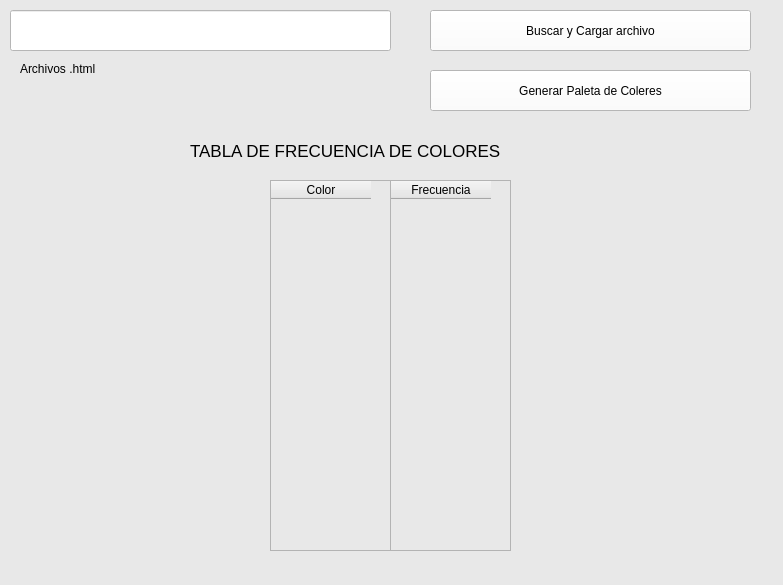
<?xml version="1.0" encoding="UTF-8"?>
<ui version="4.0">
 <class>Form</class>
 <widget class="QWidget" name="Form">
  <property name="geometry">
   <rect>
    <x>0</x>
    <y>0</y>
    <width>783</width>
    <height>585</height>
   </rect>
  </property>
  <property name="windowTitle">
   <string>Form</string>
  </property>
  <property name="styleSheet">
   <string notr="true">background-color: rgb(207, 207, 207);
background-color: rgb(232, 232, 232);</string>
  </property>
  <widget class="QLineEdit" name="lineEditCargarArchivo">
   <property name="geometry">
    <rect>
     <x>10</x>
     <y>10</y>
     <width>381</width>
     <height>41</height>
    </rect>
   </property>
   <property name="font">
    <font>
     <pointsize>9</pointsize>
    </font>
   </property>
   <property name="styleSheet">
    <string notr="true">background-color: rgb(255, 255, 255);</string>
   </property>
  </widget>
  <widget class="QPushButton" name="btnCargarArchivo">
   <property name="geometry">
    <rect>
     <x>430</x>
     <y>10</y>
     <width>321</width>
     <height>41</height>
    </rect>
   </property>
   <property name="font">
    <font>
     <pointsize>9</pointsize>
    </font>
   </property>
   <property name="styleSheet">
    <string notr="true">background-color: rgb(255, 255, 255);</string>
   </property>
   <property name="text">
    <string>Buscar y Cargar archivo</string>
   </property>
  </widget>
  <widget class="QPushButton" name="pushButtonCvGn">
   <property name="geometry">
    <rect>
     <x>430</x>
     <y>70</y>
     <width>321</width>
     <height>41</height>
    </rect>
   </property>
   <property name="font">
    <font>
     <pointsize>9</pointsize>
    </font>
   </property>
   <property name="styleSheet">
    <string notr="true">background-color: rgb(255, 255, 255);</string>
   </property>
   <property name="text">
    <string>Generar Paleta de Coleres</string>
   </property>
  </widget>
  <widget class="QLabel" name="labelArchivos">
   <property name="enabled">
    <bool>true</bool>
   </property>
   <property name="geometry">
    <rect>
     <x>20</x>
     <y>60</y>
     <width>92</width>
     <height>18</height>
    </rect>
   </property>
   <property name="font">
    <font>
     <pointsize>9</pointsize>
    </font>
   </property>
   <property name="text">
    <string>Archivos .html</string>
   </property>
  </widget>
  <widget class="QLabel" name="label">
   <property name="geometry">
    <rect>
     <x>190</x>
     <y>130</y>
     <width>371</width>
     <height>41</height>
    </rect>
   </property>
   <property name="font">
    <font>
     <pointsize>13</pointsize>
    </font>
   </property>
   <property name="text">
    <string>TABLA DE FRECUENCIA DE COLORES</string>
   </property>
  </widget>
  <widget class="QTableWidget" name="tbl_Colores">
   <property name="geometry">
    <rect>
     <x>270</x>
     <y>180</y>
     <width>121</width>
     <height>371</height>
    </rect>
   </property>
   <column>
    <property name="text">
     <string>Color</string>
    </property>
   </column>
  </widget>
  <widget class="QTableWidget" name="tbl_Colores_2">
   <property name="geometry">
    <rect>
     <x>390</x>
     <y>180</y>
     <width>121</width>
     <height>371</height>
    </rect>
   </property>
   <column>
    <property name="text">
     <string>Frecuencia</string>
    </property>
   </column>
  </widget>
 </widget>
 <resources/>
 <connections/>
</ui>
